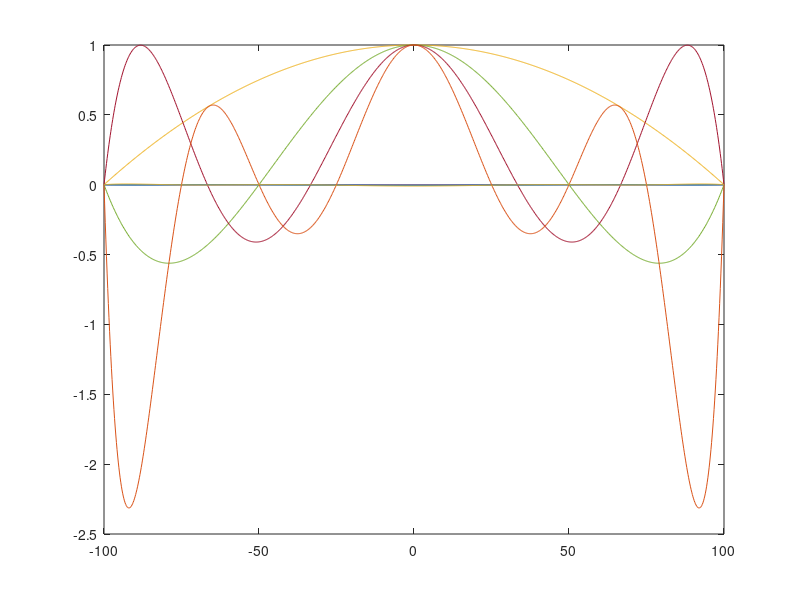

This figure's MATLAB source:
clc;
clear all;


for w=1:10
 x_data=linspace(-100, 100, w);
 y_data=1./(1+x_data.^2);

n=length(x_data);
xx=linspace(-100, 100, 1000);



for k=1:1000
    t=0;
    for i =1:n
        prod=1;
            for j=1:n
                if i~=j
                    prod=prod*(xx(k)-x_data(j))/ (x_data(j)-x_data(i));
                end
            end 
        t=t+prod*y_data(i);
        
    end


    yy(k)=t;
end


plot(xx, yy);
hold on
end
hold off

